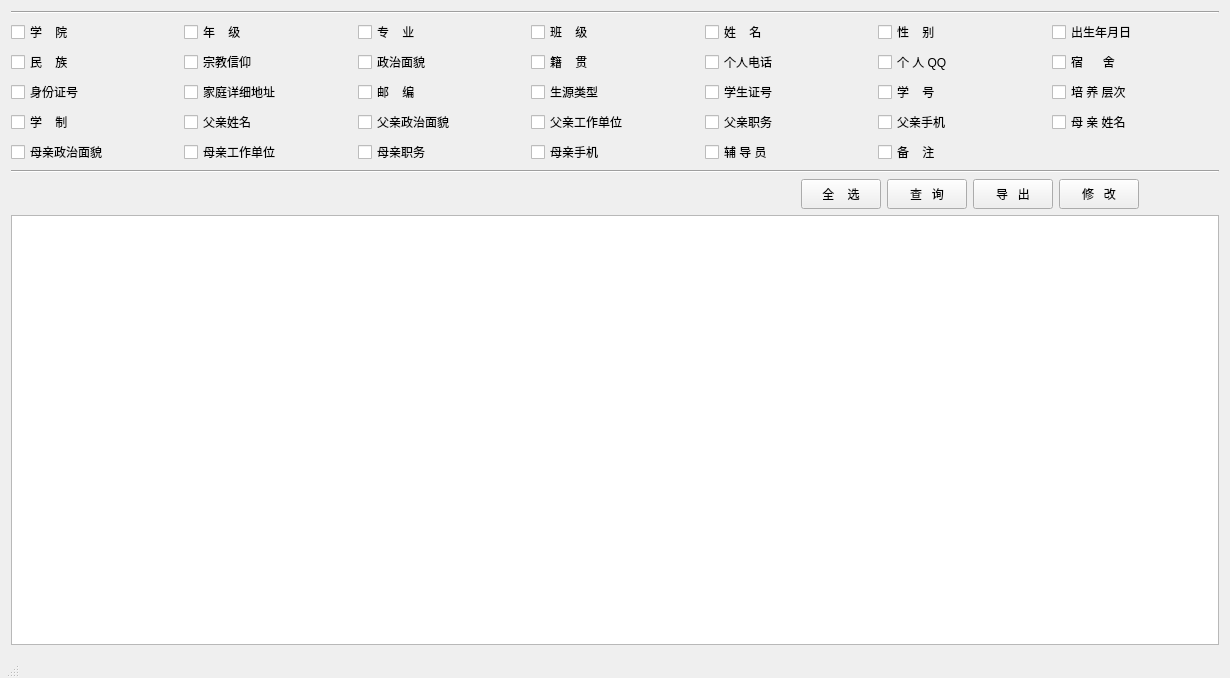
<?xml version="1.0" encoding="UTF-8"?>
<ui version="4.0">
 <class>MainWindow</class>
 <widget class="QMainWindow" name="MainWindow">
  <property name="geometry">
   <rect>
    <x>0</x>
    <y>0</y>
    <width>1230</width>
    <height>678</height>
   </rect>
  </property>
  <property name="windowTitle">
   <string>学生信息</string>
  </property>
  <property name="animated">
   <bool>false</bool>
  </property>
  <widget class="QWidget" name="centralWidget">
   <layout class="QVBoxLayout" name="verticalLayout_3">
    <item>
     <layout class="QVBoxLayout" name="verticalLayout_2">
      <item>
       <layout class="QVBoxLayout" name="verticalLayout">
        <item>
         <widget class="Line" name="line_3">
          <property name="orientation">
           <enum>Qt::Horizontal</enum>
          </property>
         </widget>
        </item>
        <item>
         <layout class="QGridLayout" name="gridLayout">
          <item row="0" column="0">
           <widget class="QCheckBox" name="checkBox1">
            <property name="sizePolicy">
             <sizepolicy hsizetype="Minimum" vsizetype="Fixed">
              <horstretch>0</horstretch>
              <verstretch>0</verstretch>
             </sizepolicy>
            </property>
            <property name="text">
             <string>学    院</string>
            </property>
           </widget>
          </item>
          <item row="0" column="1">
           <widget class="QCheckBox" name="checkBox2">
            <property name="sizePolicy">
             <sizepolicy hsizetype="Minimum" vsizetype="Fixed">
              <horstretch>0</horstretch>
              <verstretch>0</verstretch>
             </sizepolicy>
            </property>
            <property name="text">
             <string>年    级</string>
            </property>
           </widget>
          </item>
          <item row="0" column="2">
           <widget class="QCheckBox" name="checkBox3">
            <property name="sizePolicy">
             <sizepolicy hsizetype="Minimum" vsizetype="Fixed">
              <horstretch>0</horstretch>
              <verstretch>0</verstretch>
             </sizepolicy>
            </property>
            <property name="text">
             <string>专    业</string>
            </property>
           </widget>
          </item>
          <item row="0" column="3">
           <widget class="QCheckBox" name="checkBox4">
            <property name="sizePolicy">
             <sizepolicy hsizetype="Minimum" vsizetype="Fixed">
              <horstretch>0</horstretch>
              <verstretch>0</verstretch>
             </sizepolicy>
            </property>
            <property name="text">
             <string>班    级</string>
            </property>
           </widget>
          </item>
          <item row="0" column="4">
           <widget class="QCheckBox" name="checkBox5">
            <property name="sizePolicy">
             <sizepolicy hsizetype="Minimum" vsizetype="Fixed">
              <horstretch>0</horstretch>
              <verstretch>0</verstretch>
             </sizepolicy>
            </property>
            <property name="text">
             <string>姓    名</string>
            </property>
           </widget>
          </item>
          <item row="0" column="5">
           <widget class="QCheckBox" name="checkBox6">
            <property name="sizePolicy">
             <sizepolicy hsizetype="Minimum" vsizetype="Fixed">
              <horstretch>0</horstretch>
              <verstretch>0</verstretch>
             </sizepolicy>
            </property>
            <property name="text">
             <string>性    别</string>
            </property>
           </widget>
          </item>
          <item row="0" column="6">
           <widget class="QCheckBox" name="checkBox7">
            <property name="sizePolicy">
             <sizepolicy hsizetype="Minimum" vsizetype="Fixed">
              <horstretch>0</horstretch>
              <verstretch>0</verstretch>
             </sizepolicy>
            </property>
            <property name="text">
             <string>出生年月日</string>
            </property>
           </widget>
          </item>
          <item row="1" column="0">
           <widget class="QCheckBox" name="checkBox8">
            <property name="text">
             <string>民    族</string>
            </property>
           </widget>
          </item>
          <item row="1" column="1">
           <widget class="QCheckBox" name="checkBox9">
            <property name="text">
             <string>宗教信仰</string>
            </property>
           </widget>
          </item>
          <item row="1" column="2">
           <widget class="QCheckBox" name="checkBox10">
            <property name="text">
             <string>政治面貌</string>
            </property>
           </widget>
          </item>
          <item row="1" column="3">
           <widget class="QCheckBox" name="checkBox11">
            <property name="text">
             <string>籍    贯</string>
            </property>
           </widget>
          </item>
          <item row="1" column="4">
           <widget class="QCheckBox" name="checkBox12">
            <property name="text">
             <string>个人电话</string>
            </property>
           </widget>
          </item>
          <item row="1" column="5">
           <widget class="QCheckBox" name="checkBox13">
            <property name="text">
             <string>个 人 QQ</string>
            </property>
           </widget>
          </item>
          <item row="1" column="6">
           <widget class="QCheckBox" name="checkBox14">
            <property name="sizePolicy">
             <sizepolicy hsizetype="Minimum" vsizetype="Fixed">
              <horstretch>0</horstretch>
              <verstretch>0</verstretch>
             </sizepolicy>
            </property>
            <property name="text">
             <string>宿      舍</string>
            </property>
           </widget>
          </item>
          <item row="2" column="0">
           <widget class="QCheckBox" name="checkBox15">
            <property name="text">
             <string>身份证号</string>
            </property>
           </widget>
          </item>
          <item row="2" column="1">
           <widget class="QCheckBox" name="checkBox16">
            <property name="text">
             <string>家庭详细地址</string>
            </property>
           </widget>
          </item>
          <item row="2" column="2">
           <widget class="QCheckBox" name="checkBox17">
            <property name="text">
             <string>邮    编</string>
            </property>
           </widget>
          </item>
          <item row="2" column="3">
           <widget class="QCheckBox" name="checkBox18">
            <property name="text">
             <string>生源类型</string>
            </property>
           </widget>
          </item>
          <item row="2" column="4">
           <widget class="QCheckBox" name="checkBox19">
            <property name="text">
             <string>学生证号</string>
            </property>
           </widget>
          </item>
          <item row="2" column="5">
           <widget class="QCheckBox" name="checkBox20">
            <property name="text">
             <string>学    号</string>
            </property>
           </widget>
          </item>
          <item row="2" column="6">
           <widget class="QCheckBox" name="checkBox21">
            <property name="sizePolicy">
             <sizepolicy hsizetype="Minimum" vsizetype="Fixed">
              <horstretch>0</horstretch>
              <verstretch>0</verstretch>
             </sizepolicy>
            </property>
            <property name="text">
             <string>培 养 层次</string>
            </property>
           </widget>
          </item>
          <item row="3" column="0">
           <widget class="QCheckBox" name="checkBox22">
            <property name="text">
             <string>学    制</string>
            </property>
           </widget>
          </item>
          <item row="3" column="1">
           <widget class="QCheckBox" name="checkBox23">
            <property name="text">
             <string>父亲姓名</string>
            </property>
           </widget>
          </item>
          <item row="3" column="2">
           <widget class="QCheckBox" name="checkBox24">
            <property name="text">
             <string>父亲政治面貌</string>
            </property>
           </widget>
          </item>
          <item row="3" column="3">
           <widget class="QCheckBox" name="checkBox25">
            <property name="text">
             <string>父亲工作单位</string>
            </property>
           </widget>
          </item>
          <item row="3" column="4">
           <widget class="QCheckBox" name="checkBox26">
            <property name="text">
             <string>父亲职务</string>
            </property>
           </widget>
          </item>
          <item row="3" column="5">
           <widget class="QCheckBox" name="checkBox27">
            <property name="text">
             <string>父亲手机</string>
            </property>
           </widget>
          </item>
          <item row="3" column="6">
           <widget class="QCheckBox" name="checkBox28">
            <property name="sizePolicy">
             <sizepolicy hsizetype="Minimum" vsizetype="Fixed">
              <horstretch>0</horstretch>
              <verstretch>0</verstretch>
             </sizepolicy>
            </property>
            <property name="text">
             <string>母 亲 姓名</string>
            </property>
           </widget>
          </item>
          <item row="4" column="0">
           <widget class="QCheckBox" name="checkBox29">
            <property name="text">
             <string>母亲政治面貌</string>
            </property>
           </widget>
          </item>
          <item row="4" column="1">
           <widget class="QCheckBox" name="checkBox30">
            <property name="text">
             <string>母亲工作单位</string>
            </property>
           </widget>
          </item>
          <item row="4" column="2">
           <widget class="QCheckBox" name="checkBox31">
            <property name="text">
             <string>母亲职务</string>
            </property>
           </widget>
          </item>
          <item row="4" column="3">
           <widget class="QCheckBox" name="checkBox32">
            <property name="text">
             <string>母亲手机</string>
            </property>
           </widget>
          </item>
          <item row="4" column="4">
           <widget class="QCheckBox" name="checkBox33">
            <property name="text">
             <string>辅 导 员</string>
            </property>
           </widget>
          </item>
          <item row="4" column="5">
           <widget class="QCheckBox" name="checkBox34">
            <property name="text">
             <string>备    注</string>
            </property>
           </widget>
          </item>
          <item row="4" column="6">
           <widget class="QLabel" name="label">
            <property name="text">
             <string/>
            </property>
           </widget>
          </item>
         </layout>
        </item>
        <item>
         <widget class="Line" name="line">
          <property name="orientation">
           <enum>Qt::Horizontal</enum>
          </property>
         </widget>
        </item>
       </layout>
      </item>
      <item>
       <layout class="QHBoxLayout" name="horizontalLayout">
        <item>
         <spacer name="horizontalSpacer">
          <property name="orientation">
           <enum>Qt::Horizontal</enum>
          </property>
          <property name="sizeHint" stdset="0">
           <size>
            <width>40</width>
            <height>20</height>
           </size>
          </property>
         </spacer>
        </item>
        <item>
         <widget class="QPushButton" name="pushButtonAll">
          <property name="sizePolicy">
           <sizepolicy hsizetype="Fixed" vsizetype="Fixed">
            <horstretch>0</horstretch>
            <verstretch>0</verstretch>
           </sizepolicy>
          </property>
          <property name="minimumSize">
           <size>
            <width>30</width>
            <height>30</height>
           </size>
          </property>
          <property name="text">
           <string>全    选</string>
          </property>
         </widget>
        </item>
        <item>
         <widget class="QPushButton" name="pushButtonSelect">
          <property name="sizePolicy">
           <sizepolicy hsizetype="Fixed" vsizetype="Fixed">
            <horstretch>0</horstretch>
            <verstretch>0</verstretch>
           </sizepolicy>
          </property>
          <property name="minimumSize">
           <size>
            <width>30</width>
            <height>30</height>
           </size>
          </property>
          <property name="text">
           <string>查   询</string>
          </property>
         </widget>
        </item>
        <item>
         <widget class="QPushButton" name="pushButtonExport">
          <property name="sizePolicy">
           <sizepolicy hsizetype="Fixed" vsizetype="Fixed">
            <horstretch>0</horstretch>
            <verstretch>0</verstretch>
           </sizepolicy>
          </property>
          <property name="minimumSize">
           <size>
            <width>30</width>
            <height>30</height>
           </size>
          </property>
          <property name="text">
           <string>导   出</string>
          </property>
         </widget>
        </item>
        <item>
         <widget class="QPushButton" name="pushButtonUpdate">
          <property name="sizePolicy">
           <sizepolicy hsizetype="Fixed" vsizetype="Fixed">
            <horstretch>0</horstretch>
            <verstretch>0</verstretch>
           </sizepolicy>
          </property>
          <property name="minimumSize">
           <size>
            <width>30</width>
            <height>30</height>
           </size>
          </property>
          <property name="text">
           <string>修   改</string>
          </property>
         </widget>
        </item>
        <item>
         <spacer name="horizontalSpacer_2">
          <property name="orientation">
           <enum>Qt::Horizontal</enum>
          </property>
          <property name="sizeType">
           <enum>QSizePolicy::Fixed</enum>
          </property>
          <property name="sizeHint" stdset="0">
           <size>
            <width>80</width>
            <height>20</height>
           </size>
          </property>
         </spacer>
        </item>
       </layout>
      </item>
      <item>
       <widget class="QTableWidget" name="tableWidget"/>
      </item>
     </layout>
    </item>
   </layout>
   <zorder></zorder>
  </widget>
  <widget class="QMenuBar" name="menuBar">
   <property name="geometry">
    <rect>
     <x>0</x>
     <y>0</y>
     <width>1230</width>
     <height>23</height>
    </rect>
   </property>
  </widget>
  <widget class="QToolBar" name="mainToolBar">
   <property name="enabled">
    <bool>false</bool>
   </property>
   <property name="maximumSize">
    <size>
     <width>0</width>
     <height>0</height>
    </size>
   </property>
   <property name="movable">
    <bool>false</bool>
   </property>
   <property name="allowedAreas">
    <set>Qt::NoToolBarArea</set>
   </property>
   <property name="iconSize">
    <size>
     <width>0</width>
     <height>0</height>
    </size>
   </property>
   <property name="floatable">
    <bool>false</bool>
   </property>
   <attribute name="toolBarArea">
    <enum>TopToolBarArea</enum>
   </attribute>
   <attribute name="toolBarBreak">
    <bool>false</bool>
   </attribute>
  </widget>
  <widget class="QStatusBar" name="statusBar">
   <property name="sizePolicy">
    <sizepolicy hsizetype="Fixed" vsizetype="Fixed">
     <horstretch>0</horstretch>
     <verstretch>0</verstretch>
    </sizepolicy>
   </property>
  </widget>
 </widget>
 <layoutdefault spacing="6" margin="11"/>
 <resources/>
 <connections/>
</ui>
